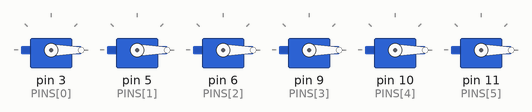
Recording of a sketch running on a simulated Arduino Uno, built with avr-gcc and run on an emulated ATmega328P. On the bench: 6 × servo.

Above: at 0.05 s.
At 2.0 s:
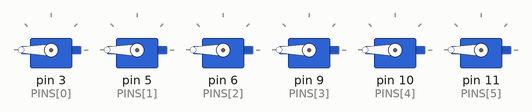
Timing chart, 0 to 4.6 s (numbered marks = the images above):
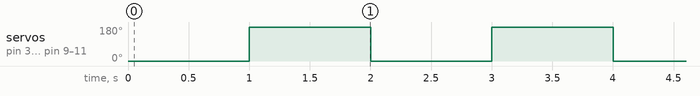

The sketch:

six-servo-supply.ino
```cpp
// Reference solution: six SG90s on D3, D5, D6, D9, D10, D11 move together between 0 and 180 degrees every
// second. They are powered from a 5 V bench supply whose ground is joined to the Uno's.
#include <Servo.h>

const int PINS[6] = {3, 5, 6, 9, 10, 11};
Servo servos[6];

void all(int deg) {
  for (int i = 0; i < 6; i++) servos[i].write(deg);
}

void setup() {
  for (int i = 0; i < 6; i++) {
    servos[i].write(0);
    servos[i].attach(PINS[i]);
  }
}

void loop() {
  all(0);
  delay(1000);
  all(180);
  delay(1000);
}
```

Measured:
- by itself, servo on pin 3 (PINS[0]), servo on pin 5 (PINS[1]), servo on pin 6 (PINS[2]), servo on pin 9 (PINS[3]), servo on pin 10 (PINS[4]), servo on pin 11 (PINS[5]): alternates 180° for 1.0 s and 0° for 1.0 s
